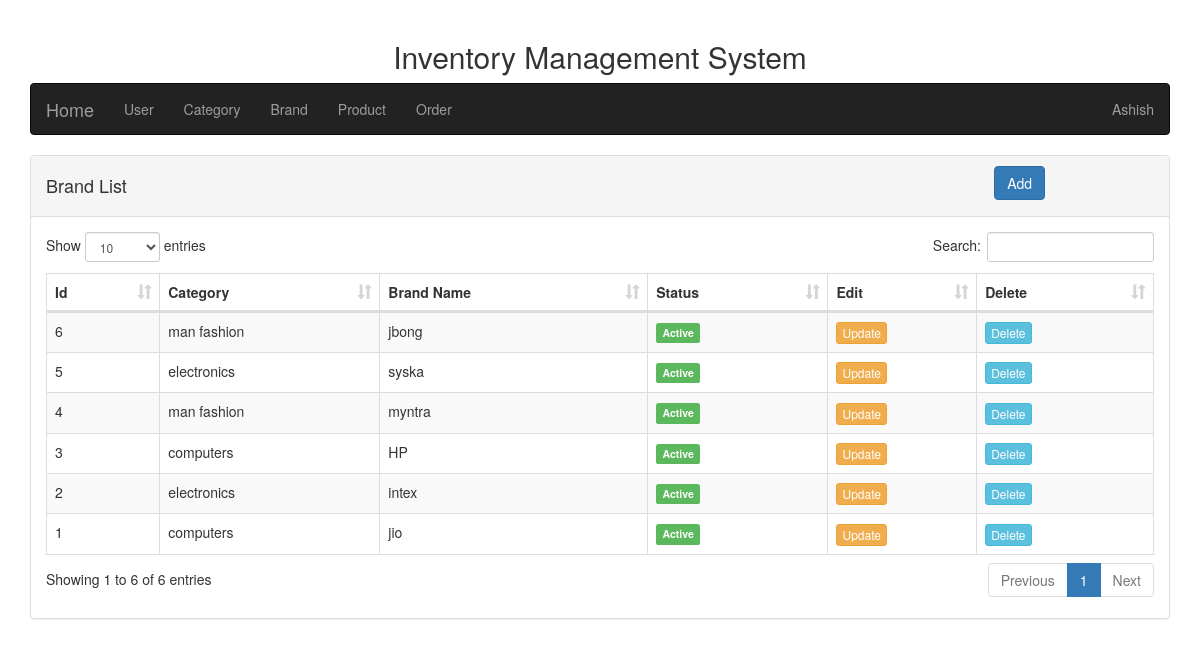
/brand.php (signed in), run on the app's committed database.
### tables this page shows
CREATE TABLE IF NOT EXISTS `brand` (
  `brand_id` int(11) NOT NULL AUTO_INCREMENT,
  `cat_id` int(11) NOT NULL,
  `brand_name` varchar(20) NOT NULL,
  `brand_status` enum('active','inactive') NOT NULL,
  PRIMARY KEY (`brand_id`),
  KEY `cat_id` (`cat_id`)
);

CREATE TABLE IF NOT EXISTS `category` (
  `cat_id` int(11) NOT NULL AUTO_INCREMENT,
  `cat_name` varchar(20) NOT NULL,
  `cat_status` enum('active','inactive') NOT NULL,
  PRIMARY KEY (`cat_id`)
);

### brand.php (the view, shortened to what this page needs)
<?php
include_once 'function.php';
include 'header.php';
?>
<div class="row">
    <div class="col-lg-12">
        <div class="panel panel-default">
            <div class="panel-heading">
                <div class="row">
                <div class="col-md-10"><h4>Brand List</h4></div>
                <div class="col-md-2" >
                    <button type="button" name="add" id="add_button" class="btn btn-primary" data-toggle="modal" data-target="#brand_modal"> Add </button>
                </div>
                </div>
            </div>
            <div class="panel-body">
                <div class="row">
                    <div class="col-md-12 table-responsive">
                        <table class="table table-bordered table-striped" id="brand_data">
                            <thead>
                                <tr>
                                    <th>Id</th>
                                    <th>Category</th>
                                    <th>Brand Name</th>
                                    <th>Status</th>
                                    <th>Edit</th>
                                    <th>Delete</th>
                                </tr>
                            </thead>
                            <?php
                                $qry = "select * from brand inner join category on brand.cat_id = category.cat_id order by brand_id desc";
                                $statement=$connect->prepare($qry);
                                $statement->execute();
                                $result=$statement->fetchAll(PDO::FETCH_ASSOC);
                                foreach ($result as $row)
                                {
                                    $status='';
                                    if($row['brand_status']=='active')
                                    {
                                        $status = "<span class='label label-success'>Active</label>";
                                    }
                                    else
                                    {
                                        $status = "<span class='label label-danger'>Inctive</label>";
                                    }
                                    echo '<tr>';
                                    echo "<td>".$row['brand_id']."</td>";
                                    echo "<td>".$row['cat_name']."</td>";
                                    echo "<td>".$row['brand_name']."</td>";
                                    echo "<td>$status</td>";
                                    echo '<td><button type=button name=update id='.$row['brand_id'].' class="btn btn-warning btn-xs update">Update</button></td>';
                                    echo '<td><button type=button name=delete id='.$row['brand_id'].' data-status='.$row['brand_status'].'  class="btn btn-info btn-xs delete">Delete</button></td>';
                                    echo '</tr>';
                                }
                            ?>
                        </table>
                    </div>
                </div>
            </div>
        </div>
    </div>
</div>
<?php include 'footer.php'; ?>

### data on the page
brand: brand_id "6", cat.cat_name "man fashion", brand_name "jbong", brand_status "Active"
brand: brand_id "5", cat.cat_name "electronics", brand_name "syska", brand_status "Active"
brand: brand_id "4", cat.cat_name "man fashion", brand_name "myntra", brand_status "Active"
brand: brand_id "3", cat.cat_name "computers", brand_name "HP", brand_status "Active"
brand: brand_id "2", cat.cat_name "electronics", brand_name "intex", brand_status "Active"
brand: brand_id "1", cat.cat_name "computers", brand_name "jio", brand_status "Active"

### other printed values
$_SESSION["user_name"] "Ashish"
